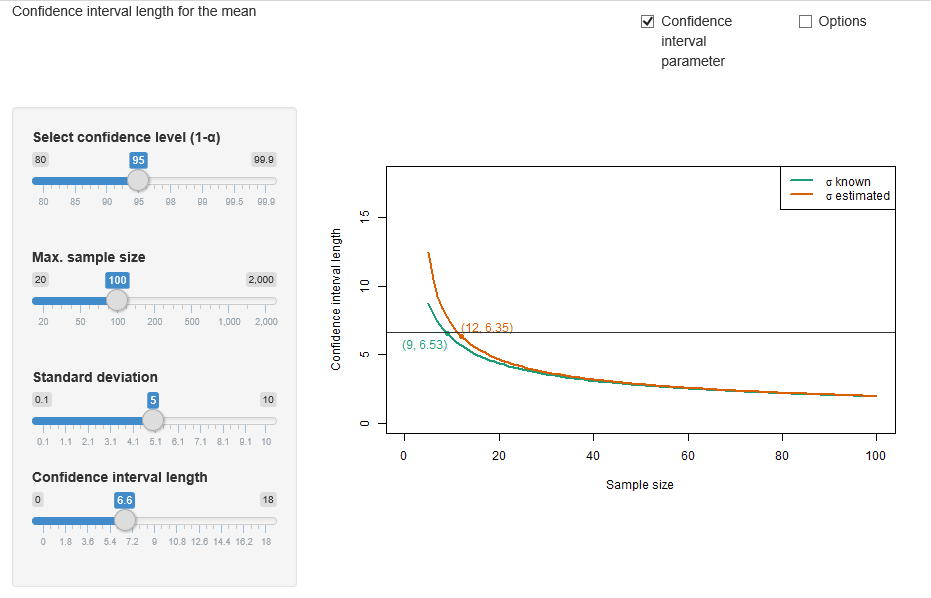

Generate this figure with R:
# ------------------------------------------------------------------------------
# Name of Quantlet: MMSTAT_confi_mean_len
# ------------------------------------------------------------------------------
# Published in:     MMSTAT
# ------------------------------------------------------------------------------
# Description:      Provides an interactive interface of the confidence interval length in the cases of both known and
#                   unknown standard deviation. The user can choose the confidence level, sample size and standard
#                   deviation. Additionally, a line is shown which indicates the sample size needed for a specific
#                   confidence interval length.
# ------------------------------------------------------------------------------
# Keywords:         plot, confidence interval, variance, mean, interactive, graphical representation, visualization,
#                   normal-distribution, parameter, parametric, normal
# ------------------------------------------------------------------------------
# See also:         KI, BCS_Conf2sided, BCS_Norm3, BCS_Norm2, MMSTATtime_series_1, MMSTATlinreg, MMSTATconfmean,
#                   MMSTATconfi_sigma, MMSTATassociation, MMSTAThelper_function, MMSTATdistribution_normal
# ------------------------------------------------------------------------------
# Author:           Yafei Xu
# ------------------------------------------------------------------------------
# Submitted:        21/08/2015
# ------------------------------------------------------------------------------
# Usage:            MMSTAThelper_function
# ------------------------------------------------------------------------------
# Output:           Interactive shiny application
# ------------------------------------------------------------------------------
# Example:          Shows the confidence interval length under known and unknown standard deviation for a sample size of 100,
#                   standard deviation = 5 and a confidence level = 95%.
#                   Interactive user choice.
# ------------------------------------------------------------------------------

# please use "Esc" key to jump out of the Shiny app
rm(list = ls(all = TRUE))
graphics.off()

# please set working directory setwd('C:/...') 
# setwd('~/...')    # linux/mac os
# setwd('/Users/...') # windows

source("MMSTAThelper_function.r")

############################### SUBROUTINES ##################################
### server ###################################################################

shiny = sessionInfo()$otherPkgs$shiny

mmstat.ui.elem("conflevel", "confidenceLevel")
mmstat.ui.elem("sigmavar",  "sliderInput",
               label = gettext("Standard deviation"),
               min   = 0.1, 
               max   = 10, 
               step  = 0.1, 
               value = 5)
mmstat.ui.elem("length", "sliderInput",
               label = gettext("Confidence interval length"),
               min   = 0, 
               max   = 18,
               step  = 0.1, 
               value = 0)
mmstat.ui.elem("size", "sampleSize",  
               label = gettext("Max. sample size"))
mmstat.ui.elem("cex", "fontSize")

sqr    = function(x) { return(x*x) }
server = shinyServer(function(input, output, session) {  
  output$conflevelUI = renderUI({ mmstat.ui.call('conflevel') })
  output$sigmavarUI  = renderUI({ mmstat.ui.call('sigmavar') })
  output$lengthUI    = renderUI({ mmstat.ui.call('length') })
  output$cexUI       = renderUI({ mmstat.ui.call('cex')  })    
  output$sizeUI      = renderUI({ mmstat.ui.call('size', 
                                                 ticks = c(20, 50, 100, 200,
                                                           500, 1000, 2000), 
                                                 max   = 7) 
  })
  
  getSize = reactive({
    inp   = mmstat.getValues(NULL, size = input$size)
    ticks = c(20, 50, 100, 200, 500, 1000, 2000)
    ticks[inp$size]
  })
  
  output$outputConfPlot = renderPlot({
    mmstat.log(sprintf('outputConfPlot'))
    size = max(30, getSize())
    inp  = mmstat.getValues(NULL, 
                            conflevel = input$conflevel, 
                            sigmavar  = input$sigmavar, 
                            length    = input$length, 
                            cex       = input$cex)
    nval = 5:size
    oma  = mmstat$UI$conflevel$ticks[inp$conflevel]/100
    ln   = 2 * inp$sigmavar / sqrt(nval) * qnorm(1 - (1 - oma) / 2)
    lt   = 2 * inp$sigmavar/sqrt(nval) * qt(1 - (1 - oma) / 2, nval - 1)
    plot(0, 0, 
         xlim     = c(0, size), 
         ylim     = c(0,mmstat$UI$length$max), 
         type     = "n",
         xlab     = gettext("Sample size"), 
         ylab     = gettext("Confidence interval length"),
         cex.axis = inp$cex,
         cex.lab  = inp$cex,
         cex.main = 1.2 * inp$cex,
         cex.sub  = inp$cex)

    lines(nval, ln, col = mmstat$col[[1]], lwd = 2)
    if ((inp$length > min(ln)) && (inp$length < max(ln))) {
      pos = sum(ln > inp$length)
      text(nval[pos+1], 
      ln[pos+1], 
      labels = sprintf("(%0.f, %.2f)", nval[pos+1], ln[pos+1]), 
      adj    = c(1,1.5), 
      col    = mmstat$col[[1]], cex = inp$cex)
      points(nval[pos+1], ln[pos + 1], pch = 19, col = mmstat$col[[1]])
    }
    lines(nval, lt, col = mmstat$col[[2]], lwd = 2)
    if ((inp$length > min(lt)) && (inp$length < max(lt))) {
      pos = sum(lt > inp$length)
      text(nval[pos + 1], lt[pos + 1], 
      labels = sprintf("(%0.f, %.2f)", nval[pos+1], lt[pos+1]), 
      adj    = c(0, -0.5), 
      col    = mmstat$col[[2]], 
      cex    = inp$cex)
      points(nval[pos + 1], lt[pos + 1], pch = 19, col = mmstat$col[[2]])
    }
    abline(h = inp$length, col = gray(0.2))
    
    legend("topright", 
           legend = c(mmstat.math(" &sigma; known"), 
                      mmstat.math((" &sigma; estimated"))), 
           lwd    = 2, 
           col    = c(mmstat$col[[1]], 
                      mmstat$col[[2]]), 
           cex    = inp$cex)
    box()
  })    
 
  output$logText = renderText({
    mmstat.getLog(session)
  })
})

############################### SUBROUTINES ##################################
### ui #######################################################################

ui = shinyUI(fluidPage(
    
  div(class = "navbar navbar-static-top",
      div(class = "navbar-inner", 
          fluidRow(column(8, div(class = "brand pull-left", 
                                 gettext("Confidence interval length for the mean"))),
                   column(2, checkboxInput("showtest", 
                                           gettext("Confidence interval parameter"), 
                                           TRUE)),
                   column(2, checkboxInput("showoptions", gettext("Options"), 
                                           FALSE))))),
    
  sidebarLayout(
    sidebarPanel(
      conditionalPanel(
        condition = 'input.showtest',
        uiOutput("conflevelUI"),
        br(),
        uiOutput("sizeUI"),
        br(),
        uiOutput("sigmavarUI"),
        uiOutput("lengthUI")
      ),
      conditionalPanel(
        condition = 'input.showoptions',
        hr(),
        uiOutput("cexUI")
      )
    ),
    
    mainPanel(plotOutput("outputConfPlot"))),

  htmlOutput("logText")
  ))

############################### SUBROUTINES ##################################
### shinyApp #################################################################

shinyApp(ui = ui, server = server)
